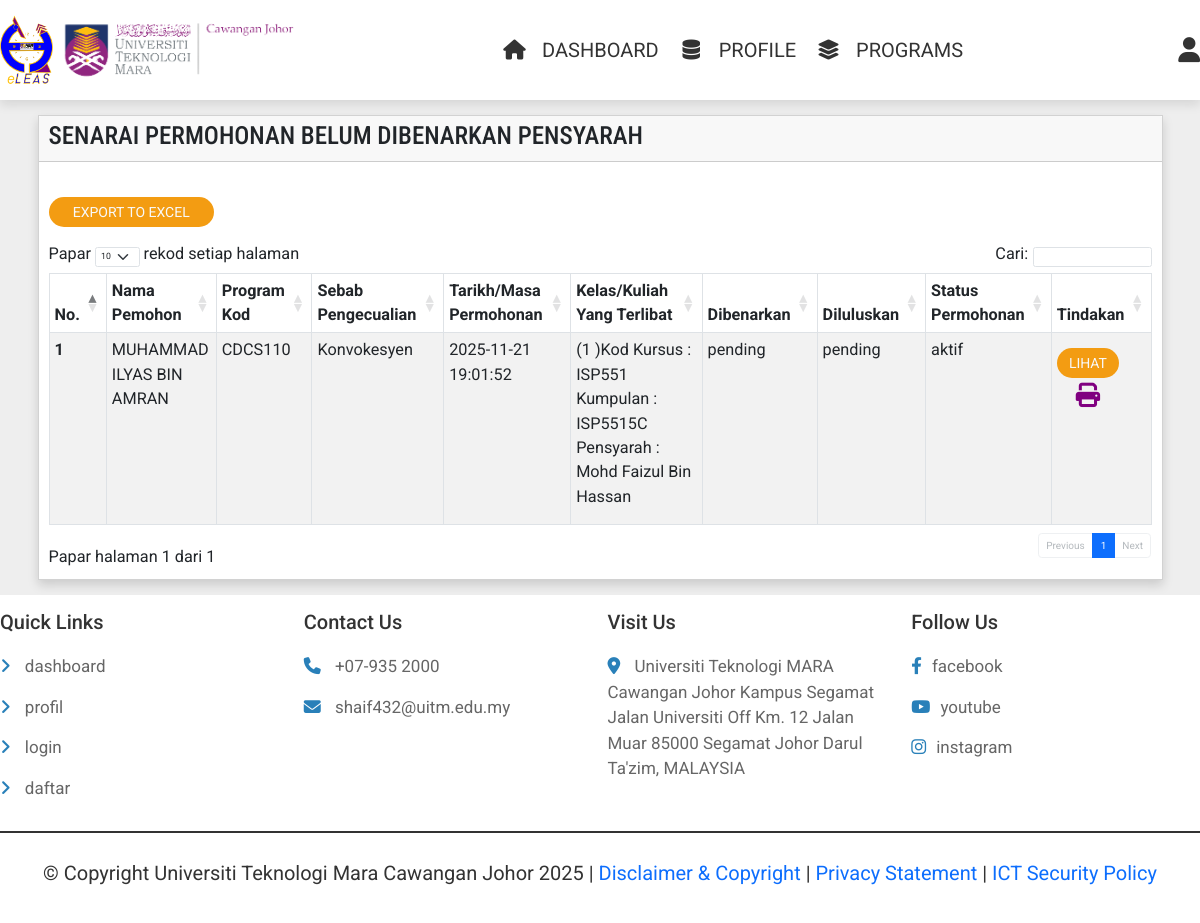
Before: /admin_application.php?application_type=1 (signed in) with the older database file.
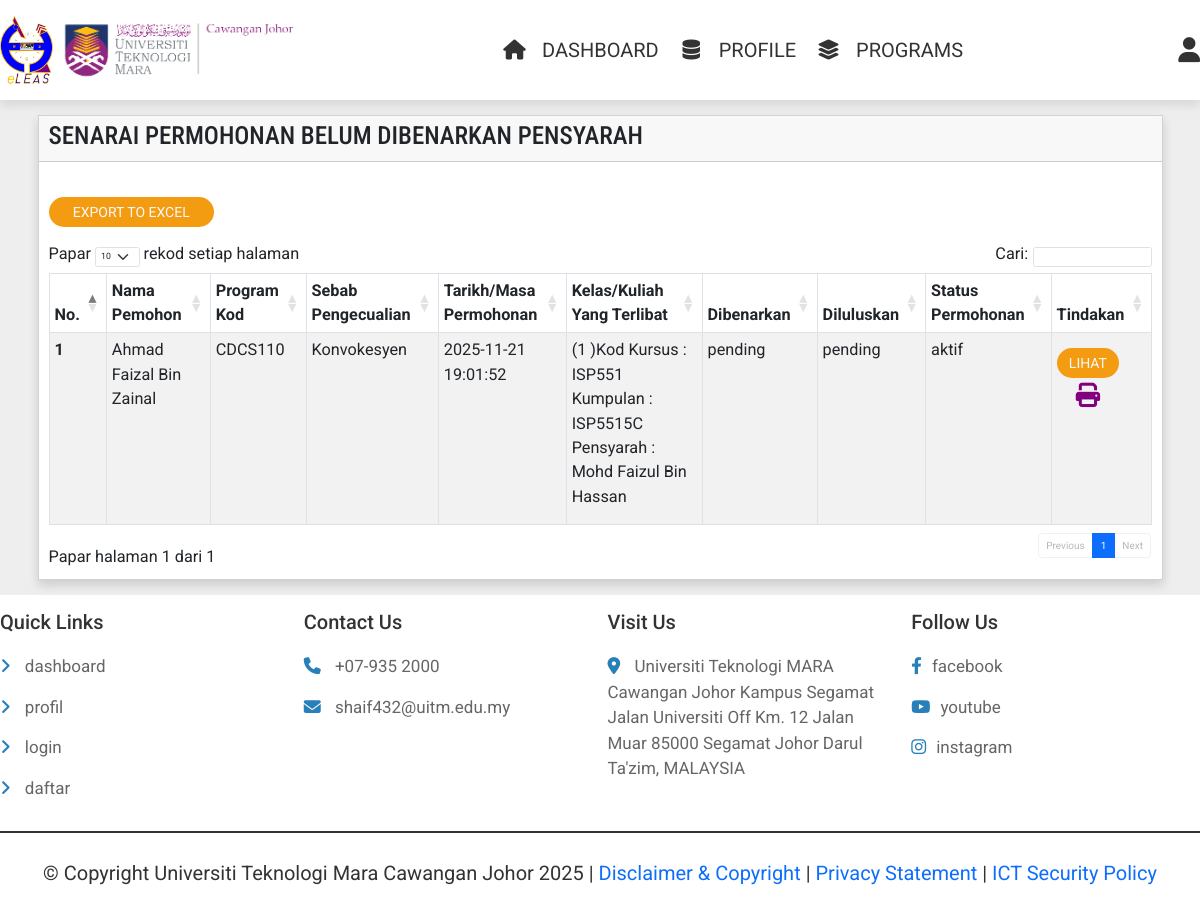
After: the same page with the newer database file.
### tables this page shows
CREATE TABLE `applications` (
  `application_id` int(100) NOT NULL,
  `student_id` varchar(70) NOT NULL,
  `reason_exemption` varchar(70) NOT NULL,
  `noDay` int(70) NOT NULL,
  `startDate` date NOT NULL,
  `endDate` date NOT NULL,
  `datetime_application` datetime NOT NULL,
  `application_stat` varchar(70) NOT NULL DEFAULT 'aktif',
  `authorization_status` varchar(70) NOT NULL DEFAULT 'pending',
  `date_supported` datetime NOT NULL DEFAULT '0000-00-00 00:00:00',
  `supporter` varchar(70) DEFAULT NULL,
  `support_status` varchar(70) NOT NULL DEFAULT 'pending',
  `supportDoc` varchar(70) NOT NULL,
  `total_class` varchar(1000) NOT NULL DEFAULT 'Tiada',
  `total_authorizer_signed` varchar(70) NOT NULL DEFAULT '0',
  `total_authorizer_needed` varchar(70) NOT NULL DEFAULT '0'
);

CREATE TABLE `students` (
  `student_id` int(100) NOT NULL,
  `name` varchar(70) NOT NULL,
  `ic` varchar(70) NOT NULL,
  `email` varchar(70) NOT NULL,
  `password` varchar(70) NOT NULL,
  `student_no` int(70) NOT NULL,
  `semester` int(70) NOT NULL,
  `phone_no` varchar(70) NOT NULL,
  `home_phone_no` varchar(70) NOT NULL,
  `program_id` int(100) NOT NULL,
  `faculty_id` int(11) NOT NULL
);

CREATE TABLE `programs` (
  `program_id` int(100) NOT NULL,
  `clerk_name` varchar(70) NOT NULL,
  `program_code` varchar(70) NOT NULL,
  `program_name` varchar(70) NOT NULL,
  `faculty_code` varchar(70) NOT NULL,
  `faculty_name` varchar(70) NOT NULL,
  `faculty_id` int(11) NOT NULL
);

### admin_application.php (the view, shortened to what the changed rows need)
<?php
include 'components/connect.php';
?>
<!DOCTYPE html>
<html lang="en">
<head>
    <link rel="stylesheet" href="https://cdnjs.cloudflare.com/ajax/libs/font-awesome/6.1.1/css/all.min.css"
 />
    <link rel="stylesheet" href="https://cdn.jsdelivr.net/npm/bootstrap@5.1.3/dist/css/bootstrap.min.css"
>
    <link rel="stylesheet" href="https://cdnjs.cloudflare.com/ajax/libs/font-awesome/6.1.1/css/all.min.css">
    <link href="https://cdn.jsdelivr.net/npm/bootstrap@5.3.0-alpha3/dist/css/bootstrap.min.css" rel="stylesheet"
>
    <link rel="stylesheet" href="css/style.css">
    <link rel="stylesheet" href="css/dataTables.bootstrap.min.css" />
</head>
<body>
    <br>
    <?php
    if (!isset($_SESSION['admin_id'])) {
        header('location:admin_login.php');
    } else {
        ?>
        <div class="container " styles="border-radius: 15px;">
            <div class="row">
                <div class="col-lg-12">
                    <div class="card card-default rounded-0 shadow">
                        <div class="card-header">
                            <div class="row">
                                <div class="col-lg-8 col-md-8 col-sm-8">
                                    <h1 class="card-title"
                                        style="display: flex;  display: flex; align-items: center; font-family: 'Roboto Condensed', sans-serif; ">
                                        <?php
                                         if($_GET['application_type']==1){echo "SENARAI PERMOHONAN BELUM DIBENARKAN PENSYARAH";}
                                        ?>
                                    </h1>
                                </div>
                            </div>
                        </div>
                        <div class="card-body">
                            <br>
                                                    <br>
                            <div class="row">
                                <div class="col-sm-12 table-responsive" style="font-size:162.5%;">
                                    <table id="myTable" class="table table-bordered table-striped">
                                        <thead>
                                            <tr>
                                                <th>No.</th>
                                                <th>Nama Pemohon</th>
                                                <th>Program Kod</th>
                                                <th>Sebab Pengecualian</th>
                                                <th>Tarikh/Masa Permohonan</th>
                                                <th>Kelas/Kuliah Yang Terlibat</th>
                                                <th>Dibenarkan</th>
                                                <th>Diluluskan</th>
                                                <th style="width:60px;">Status Permohonan</th>
                                                <th>Tindakan</th>
                                            </tr>
                                        </thead>
                                        <tbody>
                                            <?php
                                      if($_GET['application_type'] == 1){
                                                $no = 1;
                                                        $result = $conn->prepare("SELECT * FROM `applications` WHERE application_stat=? AND authorization_status =?");
                                                               $result->execute(['aktif',"pending",]);
                                                        if ($result->rowCount() > 0) {
                                                            while ($row = $result->fetch(PDO::FETCH_ASSOC)) {
                                                                $application_id = $row['application_id'];
                                                                $reason_exemption = $row['reason_exemption'];
                                                                $student_id = $row['student_id'];
                                                                $datetime_application = $row['datetime_application'];
                                                                $authorization_status_app = $row['authorization_status'];
                                                                $support_status = $row['support_status'];
                                                                $application_stat = $row['application_stat'];
                                                                $resultx = $conn->prepare("SELECT * FROM `students` WHERE student_id=?");
                                                                $resultx->execute([$student_id]);
                                                                if ($resultx->rowCount() > 0) {
                                                                    while ($rowx = $resultx->fetch(PDO::FETCH_ASSOC)) {
                                                                        $student_name = $rowx['name'];
                                                                        $program_id = $rowx['program_id'];}}
                                                                        $resultx = $conn->prepare("SELECT * FROM `programs` WHERE program_id=?");
                                                                        $resultx->execute([$program_id]);
                                                                        if ($resultx->rowCount() > 0) {
                                                                            while ($rowx = $resultx->fetch(PDO::FETCH_ASSOC)) {
                                                                                $program_code = $rowx['program_code'];}}
                                                        echo '<tr>
                                                                <th>' . $no . '</th>
                                                                <td>' . $student_name . '</td>
                                                                <td>' . $program_code . '</td>
                                                                <td>' . $reason_exemption . '</td>
                                                                <td>' . $datetime_application . '</td>
                                                        '; ?><?php echo '<td>'; ?>
                                                            <?php
                                                            $noC = 0;
                                                            $result4 = $conn->prepare("SELECT * FROM `classes` WHERE application_id=?");
                                                            $result4->execute([$application_id]);
                                                            if ($result4->rowCount() > 0) {
                                                                while ($row4 = $result4->fetch(PDO::FETCH_ASSOC)) {
                                                                    $course_code = $row4['course_code'];
                                                                    $group = $row4['group'];
                                                                    $lecturer_id = $row4['lecturer_id'];
                                                                    $noC = $noC +1 ;
                                                                    $result2 = $conn->prepare("SELECT * FROM `lecturers` WHERE lecturer_id=?");
                                                                    $result2->execute([$lecturer_id]);
                                                                    if ($result2->rowCount() > 0) {
                                                                        while ($row2 = $result2->fetch(PDO::FETCH_ASSOC)) {
                                                                            $lecturer_name = $row2['lecturer_name'];}}
                                                                    ?>
                                                                    <p style= "font-size:100%;">
                                                                        <?php echo "(".$noC. "\n" .")".'Kod Kursus : ' . $course_code .
                                                                        "\n" . 'Kumpulan : ' . $group .
                                                                         "\n" . 'Pensyarah : ' . $lecturer_name .
                                                                         "\n" ; ?>
                                                                    </p>
                                                                    <?php
                                                                }}
                                                                else{
                                                                    echo "Tiada";
                                                                }
                                                                ?>
                                                         <?php echo'</td>';?>
                                                        <?php echo
                                                        '<td>' . $authorization_status_app . '</td>
                                                                <td>' . $support_status . '</td>
                                                                <td>' . $application_stat . '</td>
                                                                   <td>
                                                           <div style="display: flex; justify-content: flex-start; flex-wrap: wrap;"><center>
                                                           <a class=" option-btn text-light btn me-1 underline" href="admin_application_view.php?application_id=' . $application_id . '"
                                                           style="text-transform: uppercase; border-radius: 15px;font-size: 14px; padding: 5px 10px; display: flex; align-items: center; justify-content: center; height: 30px; width: 100%;">
                                                           Lihat
                                                        </a>
                                                        <center><a href="userPDFprint.php?application_id=' . $application_id . '"  class=" underline" style="font-size: 1.5em;" title="Cetak/Muat Turun Permohonan"> <center><i class=" fa fa-print" style="color:purple">
                                                        </i></center></a>&nbsp;&nbsp;&nbsp;&nbsp;</center> </center>
                                                            </div>
                                                </td>
                                                </tr>';
                                                        $no++;
                                                    }}}
                                            ?>
                                        </tbody>
                                    </table>
                                </div>
                            </div>
                        </div>
                    </div>
                </div>
            </div>
        </div>
        <?php
    }
    ?>
    <br>
</body>
</html>

Changed rows visible on the page:
changed through a linked row, applications "Konvokesyen": student.name "MUHAMMAD ILYAS BIN AMRAN" → "Ahmad Faizal Bin Zainal"
